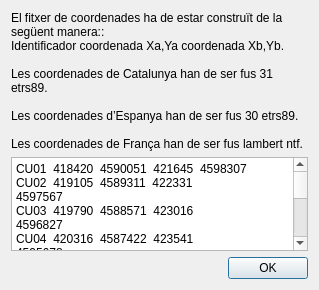
<?xml version="1.0" encoding="UTF-8"?>
<ui version="4.0">
 <class>DialogHelpFilecoordinates</class>
 <widget class="QDialog" name="DialogHelpFilecoordinates">
  <property name="geometry">
   <rect>
    <x>0</x>
    <y>0</y>
    <width>319</width>
    <height>290</height>
   </rect>
  </property>
  <property name="sizePolicy">
   <sizepolicy hsizetype="Expanding" vsizetype="Expanding">
    <horstretch>0</horstretch>
    <verstretch>0</verstretch>
   </sizepolicy>
  </property>
  <property name="minimumSize">
   <size>
    <width>319</width>
    <height>290</height>
   </size>
  </property>
  <property name="maximumSize">
   <size>
    <width>319</width>
    <height>290</height>
   </size>
  </property>
  <property name="windowTitle">
   <string>Help  file coordinates</string>
  </property>
  <layout class="QVBoxLayout" name="verticalLayout">
   <item>
    <widget class="QLabel" name="label">
     <property name="text">
      <string>El fitxer de coordenades ha de estar construït de la següent manera::
Identificador coordenada Xa,Ya coordenada Xb,Yb.

Les coordenades de Catalunya han de ser fus 31 etrs89.

Les coordenades d’Espanya han de ser fus 30 etrs89.

Les coordenades de França han de ser fus lambert ntf.</string>
     </property>
     <property name="wordWrap">
      <bool>true</bool>
     </property>
    </widget>
   </item>
   <item>
    <widget class="QPlainTextEdit" name="plainTextEdit">
     <property name="readOnly">
      <bool>true</bool>
     </property>
     <property name="plainText">
      <string>CU01  418420  4590051  421645  4598307
CU02  419105  4589311  422331	  4597567
CU03  419790  4588571  423016	  4596827
CU04  420316  4587422  423541	  4595678
CU05  420841  4586272  424124	  4594676
CU06  421526  4585533  424809	  4593936
CU07  422051  4584383  425507	  4593229
CU08  422897  4584053  426225	  4592571</string>
     </property>
    </widget>
   </item>
   <item>
    <widget class="QDialogButtonBox" name="buttonBox">
     <property name="sizePolicy">
      <sizepolicy hsizetype="Expanding" vsizetype="Fixed">
       <horstretch>10</horstretch>
       <verstretch>0</verstretch>
      </sizepolicy>
     </property>
     <property name="orientation">
      <enum>Qt::Horizontal</enum>
     </property>
     <property name="standardButtons">
      <set>QDialogButtonBox::Ok</set>
     </property>
    </widget>
   </item>
  </layout>
 </widget>
 <resources/>
 <connections>
  <connection>
   <sender>buttonBox</sender>
   <signal>accepted()</signal>
   <receiver>DialogHelpFilecoordinates</receiver>
   <slot>accept()</slot>
   <hints>
    <hint type="sourcelabel">
     <x>248</x>
     <y>254</y>
    </hint>
    <hint type="destinationlabel">
     <x>157</x>
     <y>274</y>
    </hint>
   </hints>
  </connection>
  <connection>
   <sender>buttonBox</sender>
   <signal>rejected()</signal>
   <receiver>DialogHelpFilecoordinates</receiver>
   <slot>reject()</slot>
   <hints>
    <hint type="sourcelabel">
     <x>316</x>
     <y>260</y>
    </hint>
    <hint type="destinationlabel">
     <x>286</x>
     <y>274</y>
    </hint>
   </hints>
  </connection>
 </connections>
</ui>
